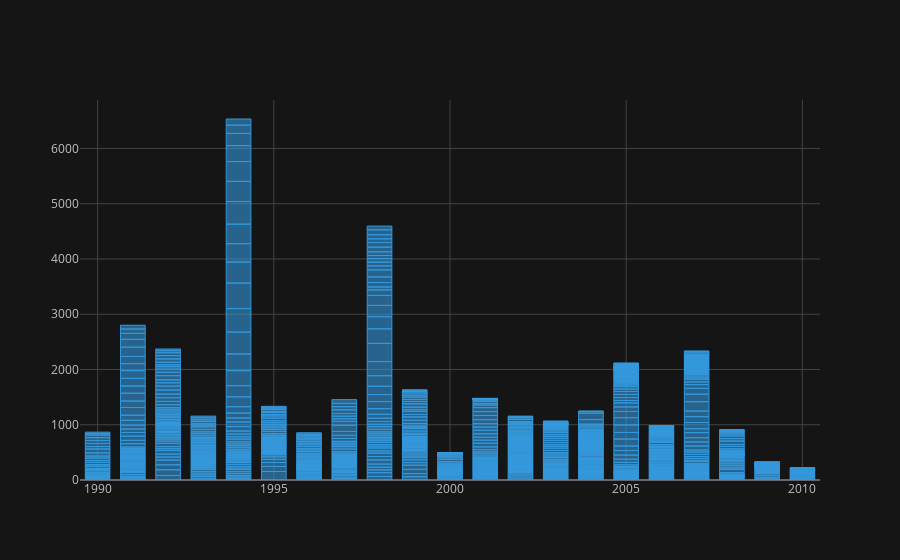

The cell this chart's notebook holds for it:
### Code cell
final_data.iplot(x = 'year', y = 'total_cases', kind = 'bar', 
                 barmode = 'stack', bargap = 0.3, color = '#3498db')

### Figure 1 — Plotly figure (JSON) as saved in the notebook; plotly's stock layout.template omitted (floating-point values rounded to 4 significant figures; data arrays with more than 128 entries replaced by an {"elided": "..."} marker saying what was removed)
{"data": [{"marker": {"color": "rgba(52, 152, 219, 0.6)", "line": {"color": "rgba(52, 152, 219, 1.0)", "width": 1}}, "name": "total_cases", "orientation": "v", "text": "", "type": "bar", "x": {"elided": "1456 int values"}, "y": {"elided": "1456 int values"}}], "layout": {"bargap": 0.3, "barmode": "stack", "legend": {"bgcolor": "#151516", "font": {"color": "#D9D9D9"}, "traceorder": "normal"}, "paper_bgcolor": "#151516", "plot_bgcolor": "#151516", "title": {"font": {"color": "#D9D9D9"}}, "xaxis": {"gridcolor": "#434343", "showgrid": true, "tickfont": {"color": "#C2C2C2"}, "title": {"font": {"color": "#D9D9D9"}, "text": ""}, "zerolinecolor": "#666570"}, "yaxis": {"gridcolor": "#434343", "showgrid": true, "tickfont": {"color": "#C2C2C2"}, "title": {"font": {"color": "#D9D9D9"}, "text": ""}, "zerolinecolor": "#666570"}}}
